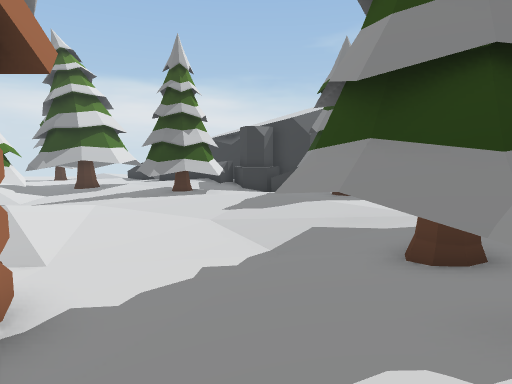
[1] (above)

24 first-person views from a walk through a Unity game level. The camera is 1.3 m above the floor, tilts 6° down and sees 75° across. The floor is counted in squares, 1 m on a side. Each view is taken from the middle of a square. On the plan, view 1 faces up. The plan holds only what a view shows up to about 14 squares ahead; the rest is blank. The place goes on beyond the plan. Some surface patterns are stand-ins.

[2]
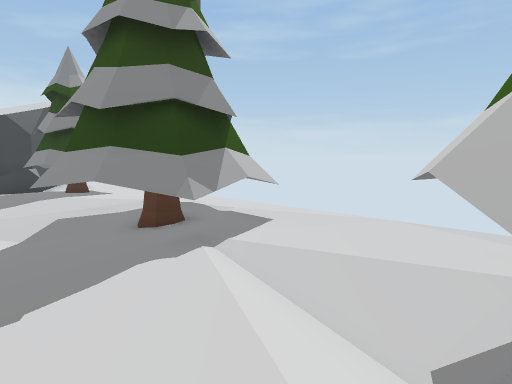

[3]
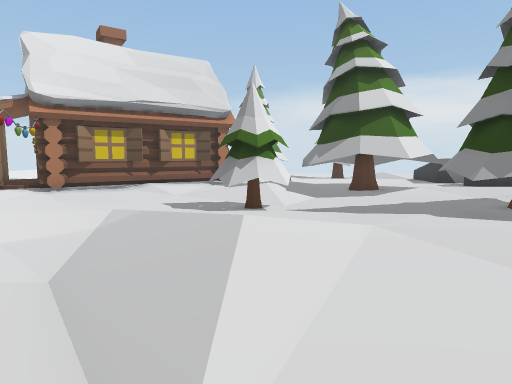

[4]
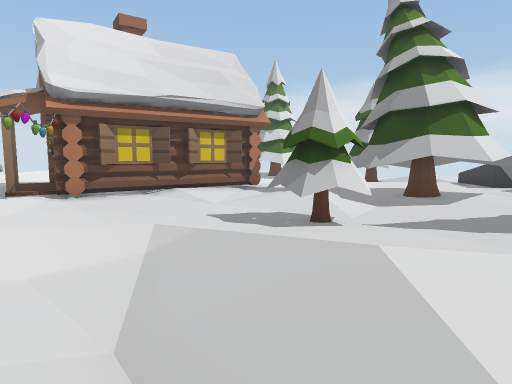

[5]
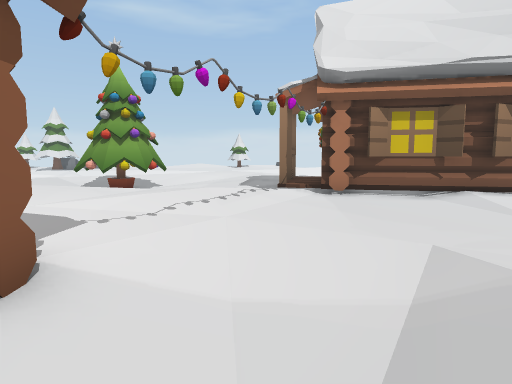

[6]
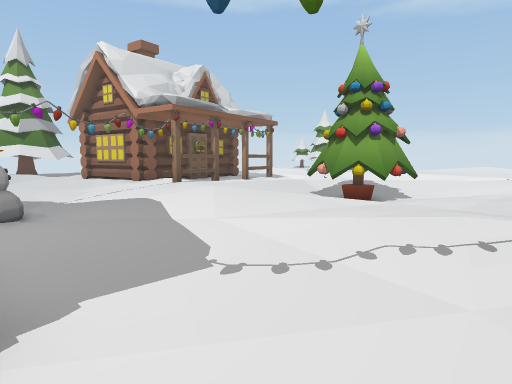

[7]
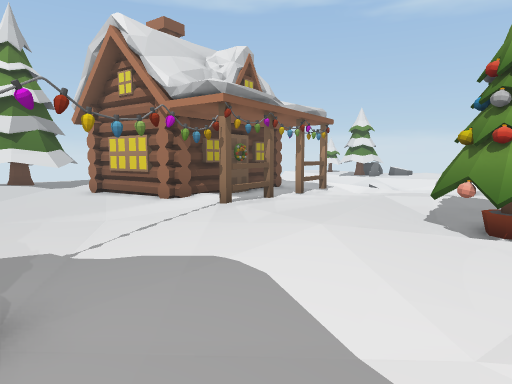

[8]
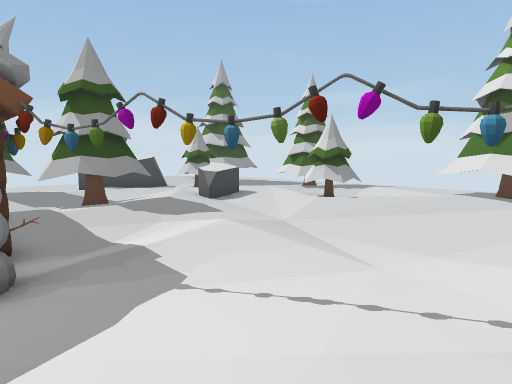

[9]
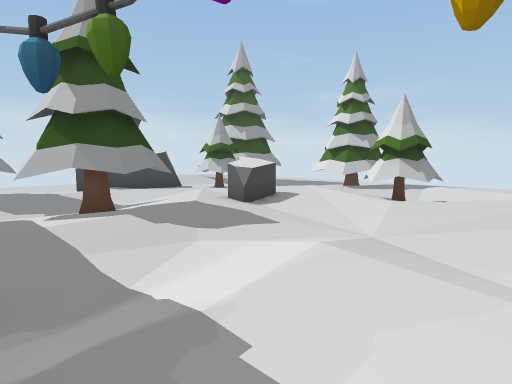

[10]
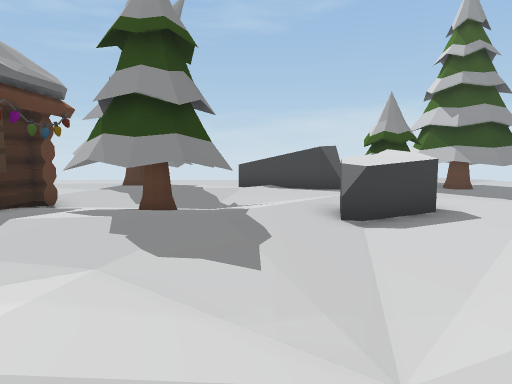

[11]
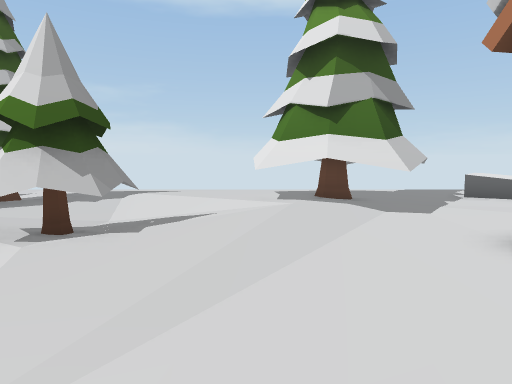

[12]
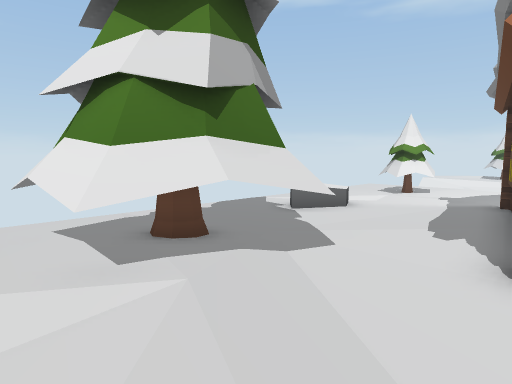

[13]
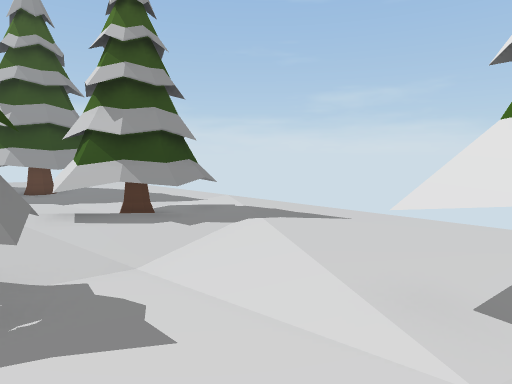

[14]
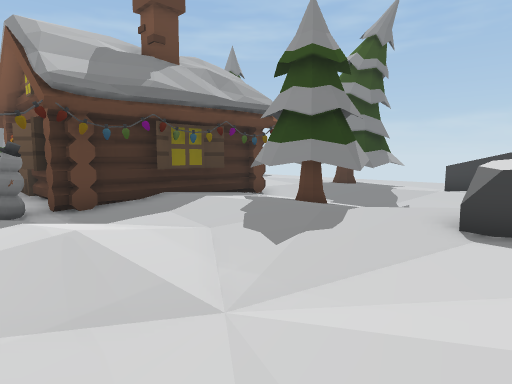

[15]
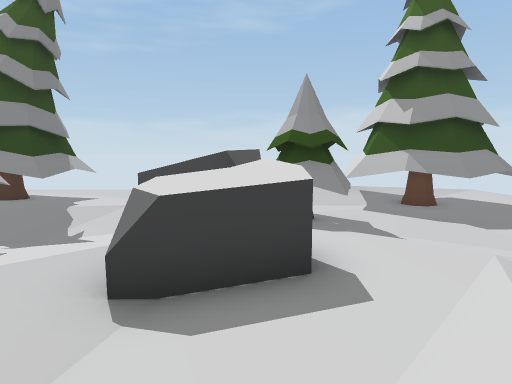

[16]
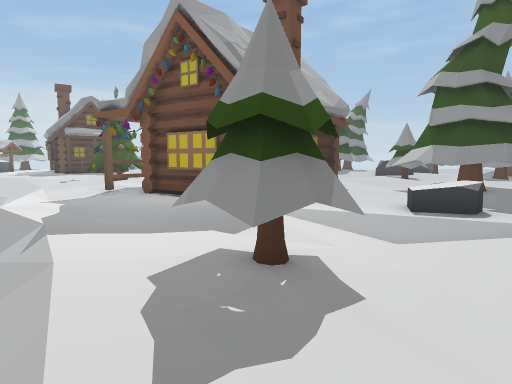

[17]
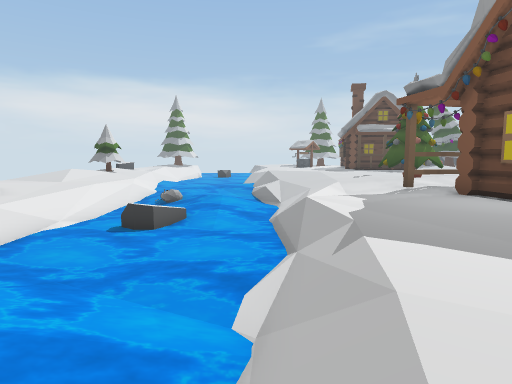

[18]
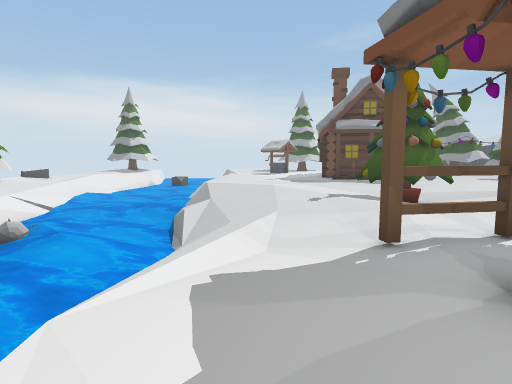

[19]
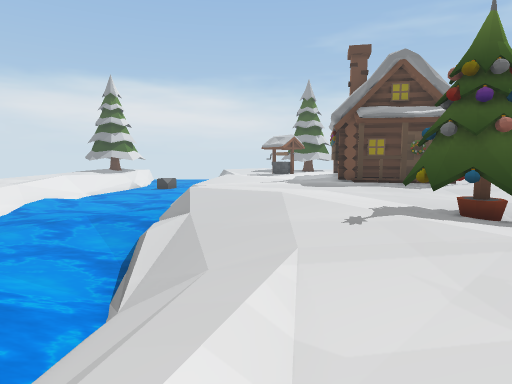

[20]
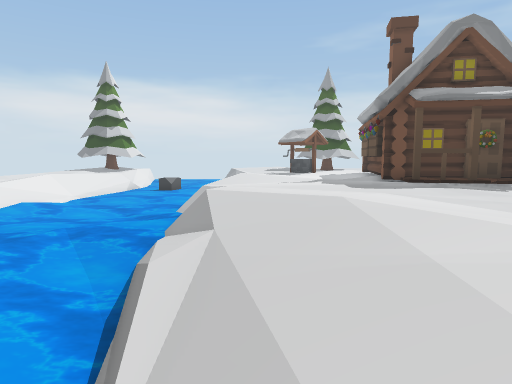

[21]
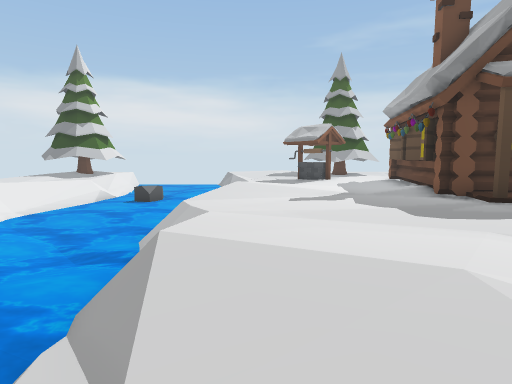

[22]
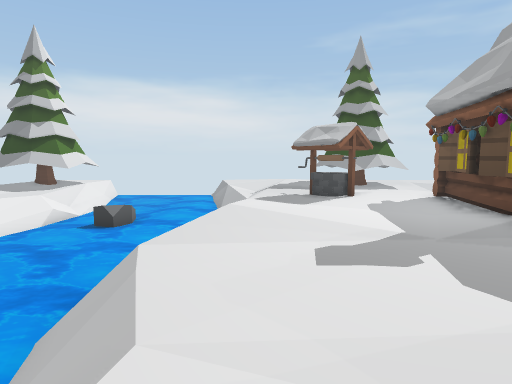

[23]
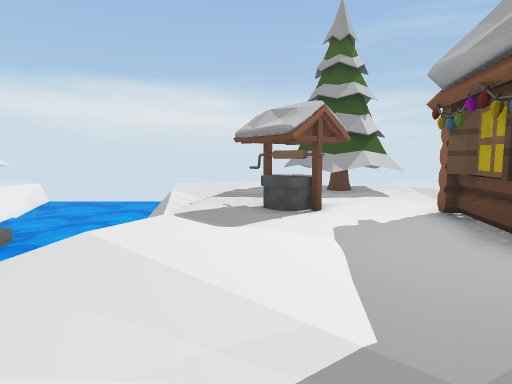

[24]
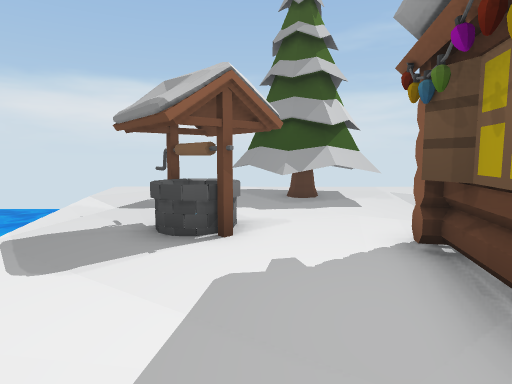

### Floor plan
Key: @ floor where view 1 was taken; # wall or solid block; x gap in a wall; . main floor; : floor 0.25 m higher than the main floor; - floor 0.25 m lower than the main floor; _ floor 0.5 m lower than the main floor; < floor 1 m lower than the main floor; / step, stairs or slope; = window, fence, low wall or low ledge; ~ water the walk can cross; ≈ water the walk keeps out of; ^ raised ledge; v drop or lower ground; T tree; H house; O other object.
Columns run from 31 left of view 1 to 6 right of it. Each row starts with its distance up from view 1.
 24 ≈≈           ....
 23 ≈≈≈ v..      T ..
 22  ≈≈ v..   TTTT .-
 21 ≈≈≈≈ .-/.TTTTT /
 20 ≈≈≈≈≈--/. TTTTT/        Ox
 19 ≈≈≈≈≈/-.. -TT-_/        .=
 18 ≈≈≈≈≈//.- ----_      .. . ^^
 17  ≈≈≈≈//-#=-..        .TTTT./
 16 ≈^≈≈≈/--=#=...       TTTTT.:
 15 ^^≈≈~ ---=#..HH      TTTTT..
 14 ≈≈≈≈  .----.H#   H.  .TTTT.     ^^
 13 ≈≈≈≈ /..----H    H-. .TTT..TTT
 12 ≈≈≈≈ /...---H    H--...---.TTTT  TT
 11 ≈≈≈~/.....-.#   #H.-./-T-..TTT..TTT
 10 ≈≈≈≈/--...-.#   #H.---TTT........TT
  9 ≈≈≈≈/----..H##  H-----TTT...........
  8 ≈≈≈≈/---...HH## H------../:..--.....
  7 ≈≈≈≈/-...... .HHH-----////:..----
  6 ≈≈≈~/.......HH/H.------////.----TT
  5 ≈≈≈≈//........-....----___//---TT# T .
  4 ≈≈≈≈//........-....-.-----------TTTT .
  3 ≈≈≈≈//....-----.......HH     H--TTTTT.
  2 ≈≈≈≈//....-----.......H      --..TT...
  1 ≈≈≈≈≈///..-TTT---.....H       -.......
  0 ≈≈≈≈≈//....TTTT./.....H       .@/-...-
 -1 ≈≈≈≈≈//-...TTT//......H      H../TT .-
 -2 ≈≈≈≈≈//-....T///::...#H      .. T    -
 -3 =≈≈≈≈≈//..../..:::..-#HHHHHHHH.  T#  -
 -4  ≈≈≈≈///-.......:.. -.-..:.T--..TTTT--
 -5  ≈≈≈≈//.--.......#.-...-.:TTT-/.TTTT--
 -6  ≈≈≈≈///-/...HHH..-./:....TTT--....--
 -7   ≈≈≈//--HHH......--///-..TTT--/.=
 -8 ≈_≈≈≈//---...HHHH.---//...:..--..^^
 -9 ≈≈≈≈≈/-..HHH#   H.------......-.=^
-10 ≈≈≈≈≈_....#     H..---.---=^....^
-11 ≈≈≈≈≈_....#    ##..--......^=.T #^
-12 ≈≈≈≈~/....H    #H..-/.TT...=.TTT
-13 ≈≈≈≈</....HH#HH......:TTT.....TT../
-14  ≈≈≈//............./:..T.....---TTT
-15  ≈≈≈//..../......TTT...--.TT --TTTT
-16     //.T../.....TTTTT../.TTT --TTTT
-17     /.TTT-///=..TTTTT....TT  --TTTT
-18     /.TTT-///==.TTTTT.....T  ---TT  .
-19      .-----//....T  ........---- ----.
-20     . ...  .-...............-...  ....

Where each view was taken, in squares from view 1:
view 1: 0 up, 0 right, facing up
view 2: 2 down, 1 left, facing up-right
view 3: 4 up, 2 left, facing up-left
view 4: 4 up, 4 left, facing up-left
view 5: 5 up, 6 left, facing left
view 6: 5 up, 9 left, facing down-left
view 7: 1 up, 10 left, facing down-left
view 8: 2 down, 15 left, facing down-right
view 9: 3 down, 12 left, facing down-right
view 10: 8 down, 11 left, facing right
view 11: 8 down, 11 left, facing down
view 12: 12 down, 10 left, facing down-left
view 13: 13 down, 12 left, facing down-right
view 14: 11 down, 11 left, facing up-right
view 15: 11 down, 8 left, facing right
view 16: 20 down, 27 left, facing up-right
view 17: 18 down, 27 left, facing up
view 18: 12 down, 24 left, facing up
view 19: 8 down, 24 left, facing up
view 20: 5 down, 25 left, facing up
view 21: 1 down, 25 left, facing up
view 22: 3 up, 25 left, facing up
view 23: 7 up, 23 left, facing up
view 24: 10 up, 21 left, facing up
